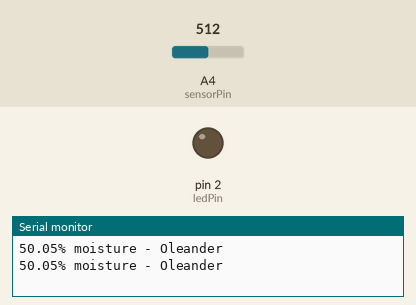
A sketch run on a simulated Arduino Uno, built with avr-gcc and run on an emulated ATmega328P. Parts: output pins drawn as LEDs (lit = HIGH), the last lines printed to the serial monitor. The inputs (shaded band) are chosen by the test bench; at power-on: A4 (sensorPin) = 512.

Above: at 1.8 s.
1.9 s: A4 (sensorPin) set to 215
3.4 s: A4 (sensorPin) set to 193
At 5.0 s:
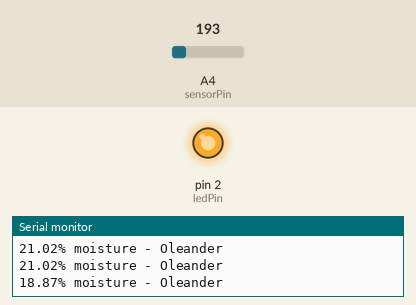
5.5 s: A4 (sensorPin) set to 306
At 6.5 s:
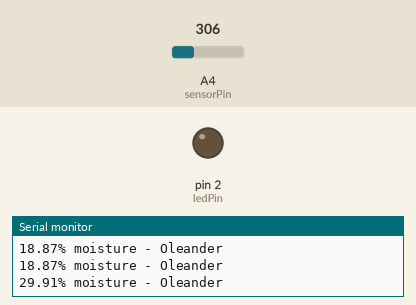
7.5 s: A4 (sensorPin) set to 122
At 9.3 s:
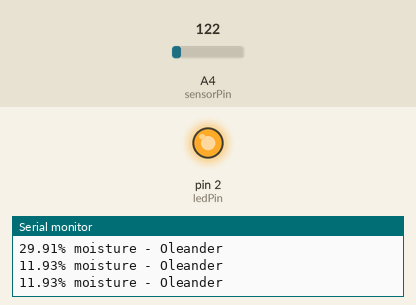
Timing chart, 0 to 10.5 s (numbered marks = the images above; inputs shaded):
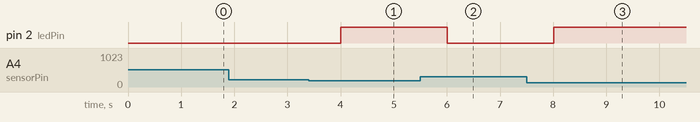

Measured:
- the behaviour switches between 205 and 204 on A4 (sensorPin) (found by bisection; images 0 and 1)
- after the input at 3.4 s, pin 2 (ledPin): LOW → HIGH after 0.60 s
- after the input at 5.5 s, pin 2 (ledPin): HIGH → LOW after 0.51 s
- after the input at 7.5 s, pin 2 (ledPin): LOW → HIGH after 0.51 s

The sketch:

plant-watering.ino
```cpp
float temp;
int sensorPin = A4;
int ledPin = 2;

void setup() {
    Serial.begin(115200);
    pinMode(sensorPin, INPUT);
    pinMode(ledPin, OUTPUT);
}

void loop() {

    float moisture = getMoistPercent();
    Serial.print(moisture*100);
    Serial.println("% moisture - Oleander");

    if (moisture < 0.20){
      digitalWrite(ledPin, HIGH);
    } else {
      digitalWrite(ledPin, LOW);
    }
    delay(1000);
}

float getMoistPercent() {
    float reading = analogRead(sensorPin);
    float percent = (reading/1023);
    return percent;
}
```
